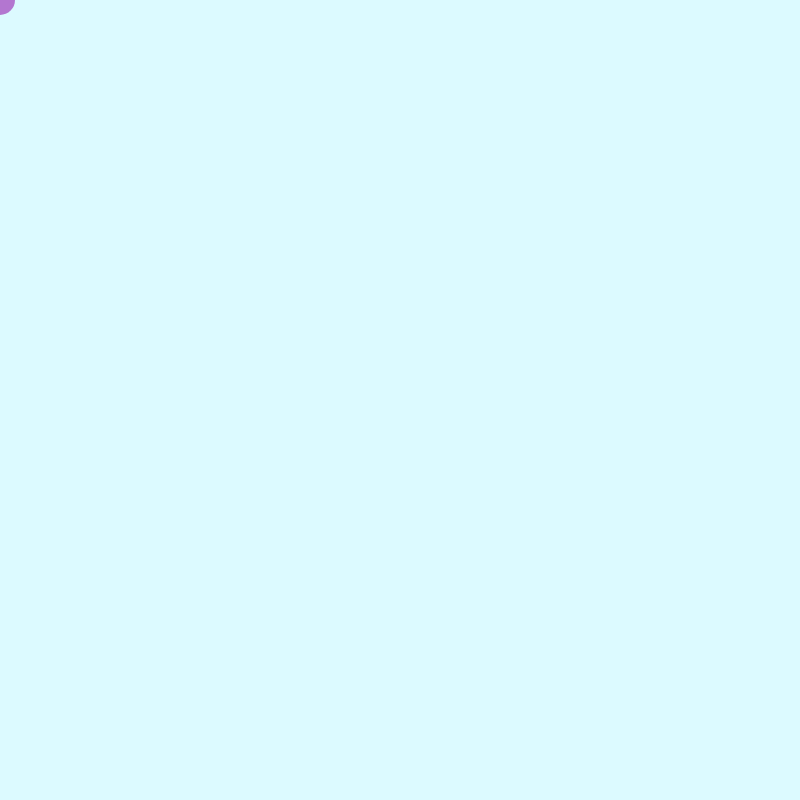
Frame 1 (no input)
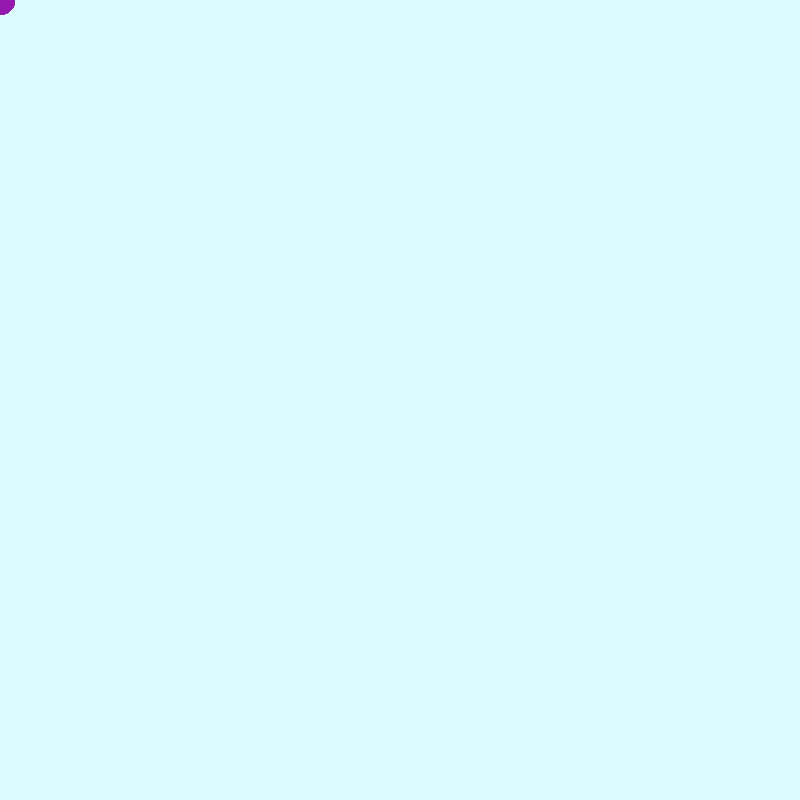
Frame 60 (no input)
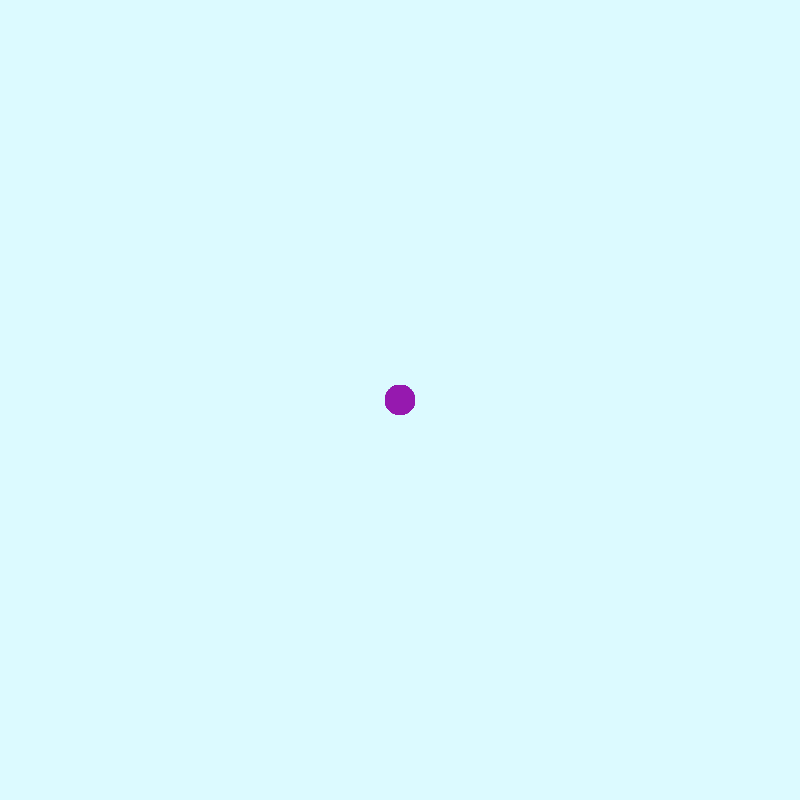
Frame 120 (the mouse pressed at the canvas centre since frame 60)

The p5.js sketch that drew these frames (run headless with seeded random() and noise() and a simulated clock; from frame 60 on, the mouse is pressed at the canvas centre):

// p5.js sketch
// ── sketch.js
function setup() {
    createCanvas(800, 800)
    background(220, 250, 255);
}

function draw(){
    noStroke();
    fill(150, 25, 175, 150)
    ellipse(mouseX, mouseY, 30)
  
   

}

function mousePressed() {
    background(220, 250, 255);

}
// ── style.css
canvas {
    position: fixed;
    top: 0;
    left: 0;
    z-index: -1;
}

body, a, a:default {cursor: url('https://web.archive.org/web/20091027000754/http://ca.geocities.com/blogaparecium/smilies/bomb.gif'), auto;}
              
